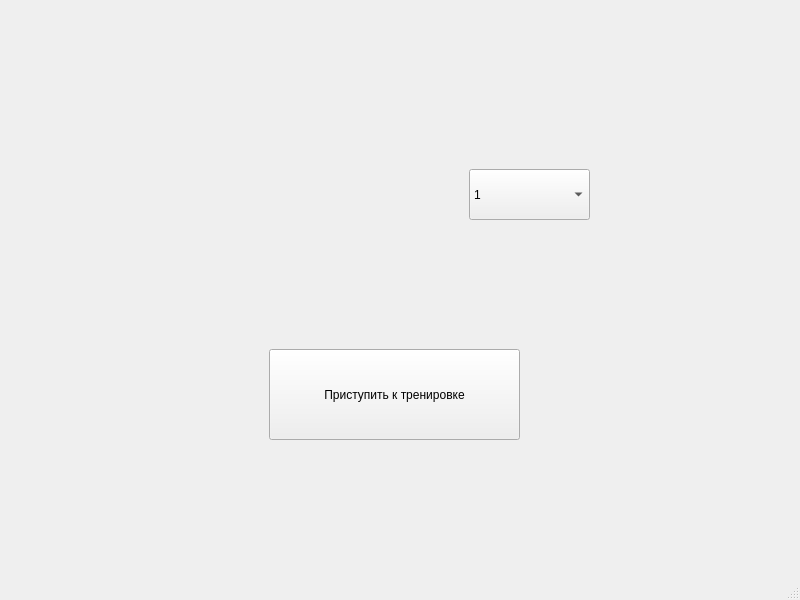
<?xml version="1.0" encoding="UTF-8"?>
<ui version="4.0">
 <class>MainWindow</class>
 <widget class="QMainWindow" name="MainWindow">
  <property name="geometry">
   <rect>
    <x>0</x>
    <y>0</y>
    <width>800</width>
    <height>600</height>
   </rect>
  </property>
  <property name="windowTitle">
   <string>MainWindow</string>
  </property>
  <widget class="QWidget" name="centralwidget">
   <widget class="QWidget" name="SKATT" native="true">
    <property name="geometry">
     <rect>
      <x>39</x>
      <y>49</y>
      <width>711</width>
      <height>501</height>
     </rect>
    </property>
    <widget class="QPushButton" name="pushButton">
     <property name="geometry">
      <rect>
       <x>230</x>
       <y>300</y>
       <width>251</width>
       <height>91</height>
      </rect>
     </property>
     <property name="text">
      <string>Приступить к тренировке</string>
     </property>
    </widget>
    <widget class="QComboBox" name="comboBox">
     <property name="geometry">
      <rect>
       <x>430</x>
       <y>120</y>
       <width>121</width>
       <height>51</height>
      </rect>
     </property>
     <item>
      <property name="text">
       <string>1</string>
      </property>
     </item>
     <item>
      <property name="text">
       <string>2</string>
      </property>
     </item>
     <item>
      <property name="text">
       <string>3</string>
      </property>
     </item>
     <item>
      <property name="text">
       <string>4</string>
      </property>
     </item>
     <item>
      <property name="text">
       <string>5</string>
      </property>
     </item>
     <item>
      <property name="text">
       <string>6</string>
      </property>
     </item>
     <item>
      <property name="text">
       <string>7</string>
      </property>
     </item>
     <item>
      <property name="text">
       <string>8</string>
      </property>
     </item>
     <item>
      <property name="text">
       <string>9</string>
      </property>
     </item>
     <item>
      <property name="text">
       <string>10</string>
      </property>
     </item>
     <item>
      <property name="text">
       <string>11</string>
      </property>
     </item>
     <item>
      <property name="text">
       <string>12</string>
      </property>
     </item>
     <item>
      <property name="text">
       <string>13</string>
      </property>
     </item>
     <item>
      <property name="text">
       <string>14</string>
      </property>
     </item>
     <item>
      <property name="text">
       <string>15</string>
      </property>
     </item>
     <item>
      <property name="text">
       <string>16</string>
      </property>
     </item>
     <item>
      <property name="text">
       <string>17</string>
      </property>
     </item>
     <item>
      <property name="text">
       <string>18</string>
      </property>
     </item>
     <item>
      <property name="text">
       <string>19</string>
      </property>
     </item>
     <item>
      <property name="text">
       <string>20</string>
      </property>
     </item>
     <item>
      <property name="text">
       <string>21</string>
      </property>
     </item>
     <item>
      <property name="text">
       <string>22</string>
      </property>
     </item>
     <item>
      <property name="text">
       <string>23</string>
      </property>
     </item>
     <item>
      <property name="text">
       <string>24</string>
      </property>
     </item>
     <item>
      <property name="text">
       <string>25</string>
      </property>
     </item>
     <item>
      <property name="text">
       <string>26</string>
      </property>
     </item>
     <item>
      <property name="text">
       <string>27</string>
      </property>
     </item>
     <item>
      <property name="text">
       <string>28</string>
      </property>
     </item>
     <item>
      <property name="text">
       <string>29</string>
      </property>
     </item>
     <item>
      <property name="text">
       <string>30</string>
      </property>
     </item>
     <item>
      <property name="text">
       <string>31</string>
      </property>
     </item>
     <item>
      <property name="text">
       <string>32</string>
      </property>
     </item>
     <item>
      <property name="text">
       <string>33</string>
      </property>
     </item>
     <item>
      <property name="text">
       <string>34</string>
      </property>
     </item>
     <item>
      <property name="text">
       <string>35</string>
      </property>
     </item>
     <item>
      <property name="text">
       <string>36</string>
      </property>
     </item>
     <item>
      <property name="text">
       <string>37</string>
      </property>
     </item>
     <item>
      <property name="text">
       <string>38</string>
      </property>
     </item>
     <item>
      <property name="text">
       <string>39</string>
      </property>
     </item>
     <item>
      <property name="text">
       <string>40</string>
      </property>
     </item>
     <item>
      <property name="text">
       <string>41</string>
      </property>
     </item>
     <item>
      <property name="text">
       <string>42</string>
      </property>
     </item>
     <item>
      <property name="text">
       <string>43</string>
      </property>
     </item>
     <item>
      <property name="text">
       <string>44</string>
      </property>
     </item>
     <item>
      <property name="text">
       <string>45</string>
      </property>
     </item>
     <item>
      <property name="text">
       <string>46</string>
      </property>
     </item>
     <item>
      <property name="text">
       <string>47</string>
      </property>
     </item>
     <item>
      <property name="text">
       <string>48</string>
      </property>
     </item>
     <item>
      <property name="text">
       <string>49</string>
      </property>
     </item>
     <item>
      <property name="text">
       <string>50</string>
      </property>
     </item>
     <item>
      <property name="text">
       <string>51</string>
      </property>
     </item>
     <item>
      <property name="text">
       <string>52</string>
      </property>
     </item>
     <item>
      <property name="text">
       <string>53</string>
      </property>
     </item>
     <item>
      <property name="text">
       <string>54</string>
      </property>
     </item>
     <item>
      <property name="text">
       <string>55</string>
      </property>
     </item>
     <item>
      <property name="text">
       <string>56</string>
      </property>
     </item>
     <item>
      <property name="text">
       <string>57</string>
      </property>
     </item>
     <item>
      <property name="text">
       <string>58</string>
      </property>
     </item>
     <item>
      <property name="text">
       <string>59</string>
      </property>
     </item>
     <item>
      <property name="text">
       <string>60</string>
      </property>
     </item>
    </widget>
   </widget>
  </widget>
  <widget class="QMenuBar" name="menubar">
   <property name="geometry">
    <rect>
     <x>0</x>
     <y>0</y>
     <width>800</width>
     <height>26</height>
    </rect>
   </property>
  </widget>
  <widget class="QStatusBar" name="statusbar"/>
 </widget>
 <resources/>
 <connections/>
</ui>
